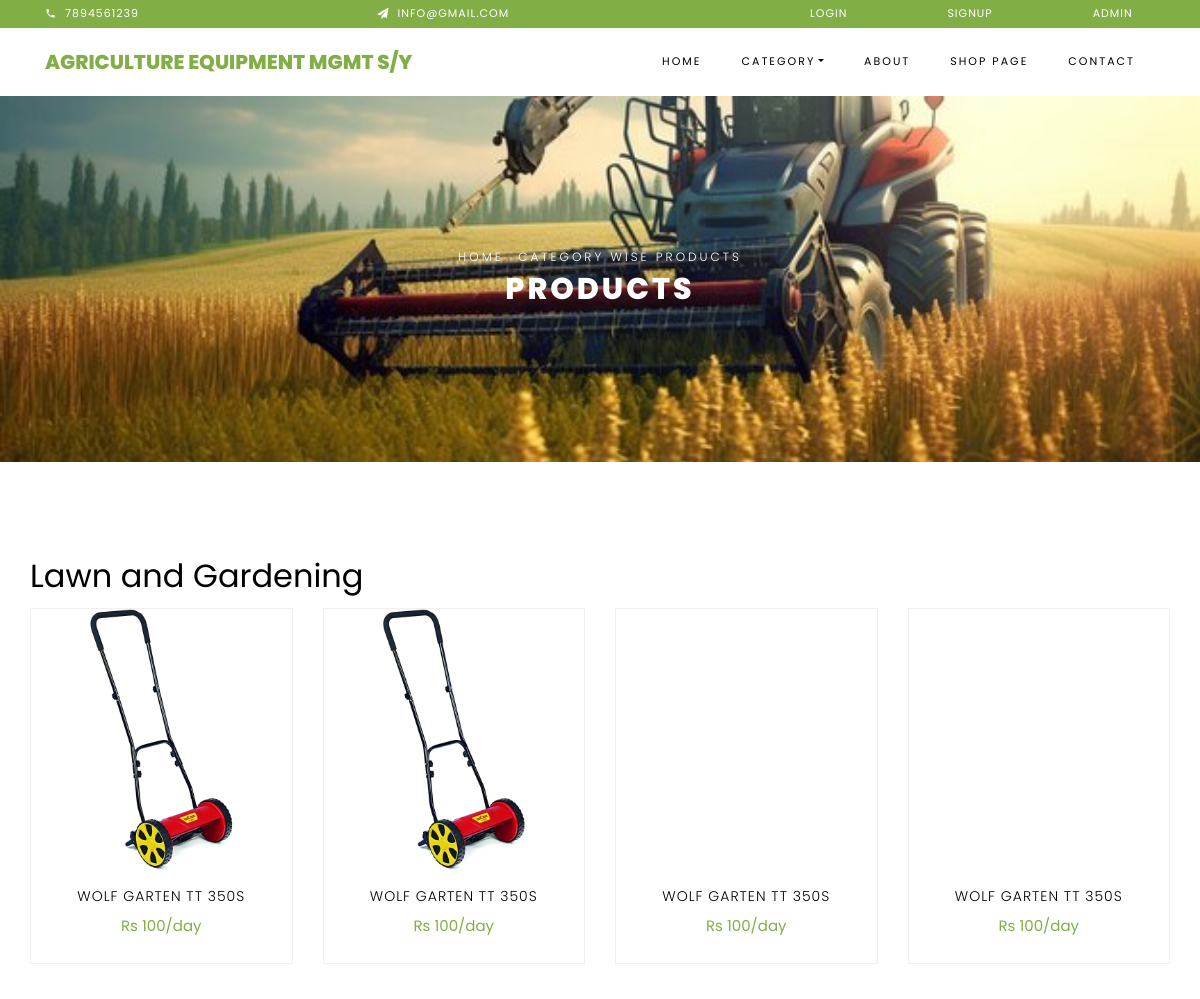
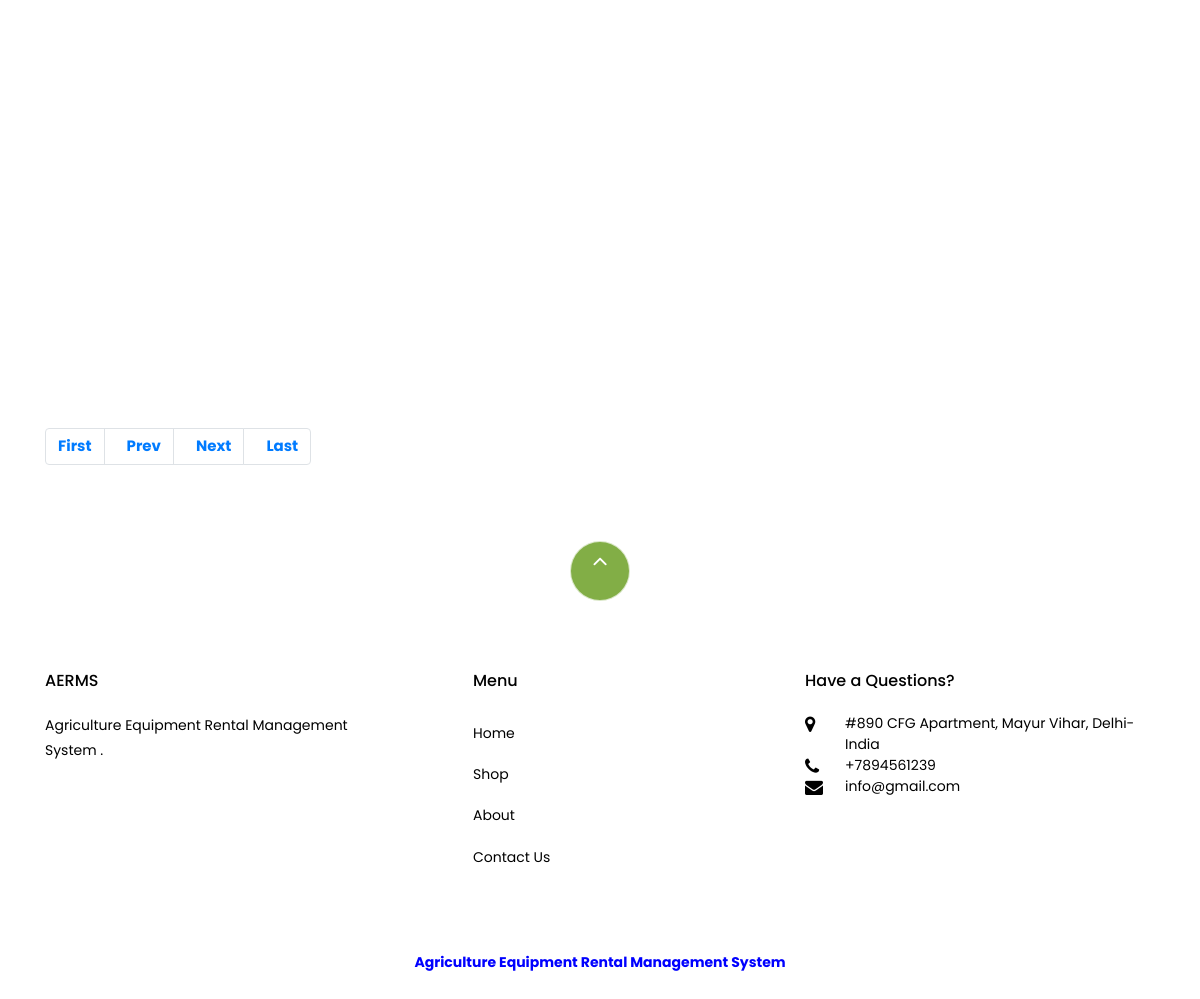
Screenshot of /aerms/categorywise-products.php?catid=1 with the database file from the repository (2 pictures, top to bottom).
### tables this page shows
CREATE TABLE `tblpage` (
  `ID` int(10) NOT NULL,
  `PageType` varchar(200) DEFAULT NULL,
  `PageTitle` mediumtext DEFAULT NULL,
  `PageDescription` mediumtext DEFAULT NULL,
  `Email` varchar(200) DEFAULT NULL,
  `MobileNumber` bigint(10) DEFAULT NULL,
  `UpdationDate` timestamp NOT NULL DEFAULT current_timestamp() ON UPDATE current_timestamp()
);

CREATE TABLE `tblcategory` (
  `ID` int(11) NOT NULL,
  `CategoryName` varchar(250) DEFAULT NULL,
  `CreationDate` timestamp NULL DEFAULT current_timestamp()
);

CREATE TABLE `tblproduct` (
  `ID` int(5) NOT NULL,
  `CategoryID` int(10) DEFAULT NULL,
  `SubcategoryID` int(5) DEFAULT NULL,
  `ProductName` varchar(250) DEFAULT NULL,
  `ModelNumber` varchar(250) DEFAULT NULL,
  `PowerSource` varchar(250) DEFAULT NULL,
  `RentPrice` decimal(10,0) DEFAULT NULL,
  `ProductSpecifications` mediumtext DEFAULT NULL,
  `ProductDescription` mediumtext DEFAULT NULL,
  `Image` varchar(250) DEFAULT NULL,
  `Image1` varchar(250) DEFAULT NULL,
  `Image2` varchar(250) DEFAULT NULL,
  `Image3` varchar(250) DEFAULT NULL,
  `Image4` varchar(250) DEFAULT NULL,
  `Image5` varchar(250) DEFAULT NULL,
  `CreationDate` timestamp NULL DEFAULT current_timestamp()
);

### aerms/categorywise-products.php (the view, shortened to what this page needs)
<?php
include('includes/dbconnection.php');
?>
<!DOCTYPE html>
<html lang="en">
  <head>
    <link rel="stylesheet" href="css/open-iconic-bootstrap.min.css">
    <link rel="stylesheet" href="css/animate.css">
    <link rel="stylesheet" href="css/owl.carousel.min.css">
    <link rel="stylesheet" href="css/owl.theme.default.min.css">
    <link rel="stylesheet" href="css/magnific-popup.css">
    <link rel="stylesheet" href="css/aos.css">
    <link rel="stylesheet" href="css/ionicons.min.css">
    <link rel="stylesheet" href="css/bootstrap-datepicker.css">
    <link rel="stylesheet" href="css/jquery.timepicker.css">
    <link rel="stylesheet" href="css/flaticon.css">
    <link rel="stylesheet" href="css/icomoon.css">
    <link rel="stylesheet" href="css/style.css">
  </head>
  <body class="goto-here">
	 <?php include_once('includes/header.php');?>
    <div class="hero-wrap hero-bread" style="background-image: url('images/bg_1.jpg');">
      <div class="container">
        <div class="row no-gutters slider-text align-items-center justify-content-center">
          <div class="col-md-9 ftco-animate text-center">
          	<p class="breadcrumbs"><span class="mr-2"><a href="index.php">Home</a></span> <span>Category Wise Products</span></p>
            <h1 class="mb-0 bread">Products</h1>
          </div>
        </div>
      </div>
    </div>
    <section class="ftco-section">
    	<div class="container">
    		<div class="row">
  <?php
$cid = $_GET['catid'];
if (isset($_GET['pageno'])) {
    $pageno = $_GET['pageno'];
} else {
    $pageno = 1;
}
$no_of_records_per_page = 8;
$offset = ($pageno - 1) * $no_of_records_per_page;
$category_query = mysqli_query($con, "SELECT CategoryName FROM tblcategory WHERE ID='$cid'");
$category = mysqli_fetch_array($category_query)['CategoryName'];
$total_pages_sql = "SELECT COUNT(*) FROM tblproduct WHERE CategoryID='$cid'";
$ret1 = mysqli_query($con, $total_pages_sql);
$total_rows = mysqli_fetch_array($ret1)[0];
$total_pages = ceil($total_rows / $no_of_records_per_page);
$query = mysqli_query($con, "SELECT tblproduct.ID, tblproduct.CategoryID, tblproduct.SubcategoryID, tblproduct.ProductName, tblproduct.ModelNumber, tblproduct.PowerSource, tblproduct.RentPrice, tblproduct.ProductSpecifications, tblproduct.ProductDescription, tblproduct.Image, tblproduct.Image1, tblproduct.Image2, tblproduct.Image3, tblproduct.Image4, tblproduct.Image5, tblcategory.CategoryName, tblsubcategory.SubcategoryName FROM tblproduct JOIN tblcategory ON tblcategory.ID = tblproduct.CategoryID JOIN tblsubcategory ON tblsubcategory.ID = tblproduct.SubcategoryID WHERE tblproduct.CategoryID='$cid' LIMIT $offset, $no_of_records_per_page");
?>
<h2 class="category-name"><?php echo $category; ?></h2>
<?php if(mysqli_num_rows($query) > 0) { ?>
    <div class="row">
    <?php
    while ($row = mysqli_fetch_array($query)) {
    ?>
        <div class="col-md-6 col-lg-3 ftco-animate">
            <div class="product">
                <a href="single-product-details.php?viewid=<?php echo $row['ID']; ?>" class="img-prod">
                    <img class="img-fluid" src="admin/images/<?php echo $row['Image']; ?>" alt="Product Image">
                </a>
                <div class="text py-3 pb-4 px-3 text-center">
                    <h3><a href="single-product-details.php?viewid=<?php echo $row['ID']; ?>"><?php echo $row['ProductName']; ?></a></h3>
                    <div class="d-flex">
                        <div class="pricing">
                            <p class="price"><span class="price-sale">Rs <?php echo $row['RentPrice']; ?>/day</span></p>
                        </div>
                    </div>
                </div>
            </div>
        </div>
    <?php
    }
    ?>
    </div>
<?php } ?>
</div>
    		<div class="row mt-5">
          <div class="col text-center">
            <div class="page-pagi">
                        <nav aria-label="Page navigation example">
                             <ul class="pagination" >
        <li class="page-item"><a class="page-link" href="?pageno=1"><strong>First</strong></a></li>
        <li class="<?php if($pageno <= 1){ echo 'disabled'; } ?>">
            <a class="page-link" href="<?php if($pageno <= 1){ echo '#'; } else { echo "?pageno=".($pageno - 1); } ?>"><strong style="padding-left: 10px">Prev</strong></a>
        </li>
        <li class="<?php if($pageno >= $total_pages){ echo 'disabled'; } ?>">
            <a class="page-link" href="<?php if($pageno >= $total_pages){ echo '#'; } else { echo "?pageno=".($pageno + 1); } ?>"><strong style="padding-left: 10px">Next</strong></a>
        </li>
        <li class="page-item"><a class="page-link"  href="?pageno=<?php echo $total_pages; ?>"><strong style="padding-left: 10px">Last</strong></a></li>
    </ul>
                        </nav>
                    </div>
          </div>
        </div>
    	</div>
    </section>
		<?php include_once('includes/footer.php');?>
  </body>
</html>

### aerms/includes/header.php (shortened to what this page needs)
<div class="py-1 bg-primary">
        <div class="container">
            <div class="row no-gutters d-flex align-items-start align-items-center px-md-0">
                <div class="col-lg-12 d-block">
                    <div class="row d-flex">
                        <?php
 $query=mysqli_query($con,"select * from  tblpage where PageType='contactus'");
 while ($row=mysqli_fetch_array($query)) {
 ?>
                        <div class="col-md pr-4 d-flex topper align-items-center">
                            <div class="icon mr-2 d-flex justify-content-center align-items-center"><span class="icon-phone2"></span></div>
                            <span class="text"><?php  echo $row['MobileNumber'];?></span>
                        </div>
                        <div class="col-md pr-4 d-flex topper align-items-center">
                            <div class="icon mr-2 d-flex justify-content-center align-items-center"><span class="icon-paper-plane"></span></div>
                            <span class="text"><?php  echo $row['Email'];?></span>
                        </div><?php } ?>
                         <?php if (strlen($_SESSION['uid']==0)) {?>
                        <div class="col-md-5 pr-4 d-flex topper align-items-center text-lg-right">
                            <a href="login.php"><span class="text" style="padding-left: 100px;">Login</span></a>
                            <a href="signup.php"><span class="text" style="padding-left: 100px;">Signup</span></a>
                             <a href="admin/login.php"><span class="text" style="padding-left: 100px;">Admin</span></a>
                        </div><?php } ?>
                    </div>
                </div>
            </div>
          </div>
    </div>
    <nav class="navbar navbar-expand-lg navbar-dark ftco_navbar bg-dark ftco-navbar-light" id="ftco-navbar">
        <div class="container">
          <a class="navbar-brand" href="index.php">Agriculture Equipment Mgmt S/Y</a>
          <div class="collapse navbar-collapse" id="ftco-nav">
            <ul class="navbar-nav ml-auto">
              <li class="nav-item active"><a href="index.php" class="nav-link">Home</a></li>
              <li class="nav-item dropdown">
              <a class="nav-link dropdown-toggle" href="#" id="dropdown04" data-toggle="dropdown" aria-haspopup="true" aria-expanded="false">Category</a>
            </li>
              <li class="nav-item"><a href="about.php" class="nav-link">About</a></li>
              <li class="nav-item"><a href="shop.php" class="nav-link">Shop Page</a></li>
              <li class="nav-item"><a href="contact.php" class="nav-link">Contact</a></li>
            </ul>
          </div>
        </div>
      </nav>

### aerms/includes/footer.php
   <footer class="ftco-footer ftco-section">
     <div class="container">
       <div class="row">
           <div class="mouse">
                       <a href="#" class="mouse-icon">
                           <div class="mouse-wheel"><span class="ion-ios-arrow-up"></span></div>
                       </a>
                   </div>
       </div>
       <div class="row mb-5">
         <div class="col-md">
           <div class="ftco-footer-widget mb-4">
             <h2 class="ftco-heading-2">AERMS</h2>
             <?php
$query=mysqli_query($con,"select * from  tblpage where PageType='aboutus'");
while ($row=mysqli_fetch_array($query)) {
?>
             <p><?php  echo $row['PageDescription'];?>.</p><?php } ?>
           </div>
         </div>
         <div class="col-md">
           <div class="ftco-footer-widget mb-4 ml-md-5">
             <h2 class="ftco-heading-2">Menu</h2>
             <ul class="list-unstyled">
               <li><a href="index.php" class="py-2 d-block">Home</a></li>
               <li><a href="shop.php" class="py-2 d-block">Shop</a></li>
               <li><a href="about.php" class="py-2 d-block">About</a></li>
               <li><a href="contact.php" class="py-2 d-block">Contact Us</a></li>
             </ul>
           </div>
         </div>
         <div class="col-md">
           <div class="ftco-footer-widget mb-4">
               <h2 class="ftco-heading-2">Have a Questions?</h2>
               <div class="block-23 mb-3">
                 <ul>
                   <?php
$query=mysqli_query($con,"select * from  tblpage where PageType='contactus'");
while ($row=mysqli_fetch_array($query)) {
?>
                   <li><span class="icon icon-map-marker"></span><span class="text"><?php  echo $row['PageDescription'];?></span></li>
                   <li><span class="icon icon-phone"></span><span class="text">+<?php  echo $row['MobileNumber'];?></span></li>
                   <li><span class="icon icon-envelope"></span><span class="text"><?php  echo $row['Email'];?></span></li><?php } ?>
                 </ul>
               </div>
           </div>
         </div>
       </div>
       <div class="row">
         <div class="col-md-12 text-center">
           <p style="color:blue;font-weight: bolder;">Agriculture Equipment Rental Management System
                       </p>
         </div>
       </div>
     </div>
   </footer>

### aerms/css/icomoon.css (style rules this page uses)
[class^="icon-"], [class*=" icon-"] { font-family: 'icomoon' !important; speak: none; font-style: normal; font-weight: normal; font-variant: normal; text-transform: none; line-height: 1; -webkit-font-smoothing: antialiased; -moz-osx-font-smoothing: grayscale; }
.icon-map-marker:before { content: "\f041"; }
.icon-phone:before { content: "\f095"; }
.icon-envelope:before { content: "\f0e0"; }
.icon-paper-plane:before { content: "\f1d8"; }
.icon-phone2:before { content: "\e0cd"; }

### rows the page displays
tblpage: MobileNumber "7894561239", Email "INFO@GMAIL.COM", PageDescription "#890 CFG Apartment, Mayur Vihar, Delhi-India", Email "info@gmail.com"
tblcategory: CategoryName "Lawn and Gardening"
tblproduct: Image (picture), ProductName "WOLF GARTEN TT 350S"
tblproduct: Image (picture), ProductName "WOLF GARTEN TT 350S"
tblproduct: ProductName "WOLF GARTEN TT 350S", RentPrice "100"
tblproduct: ProductName "WOLF GARTEN TT 350S", RentPrice "100"
tblpage: PageDescription "Agriculture Equipment Rental Management System"
